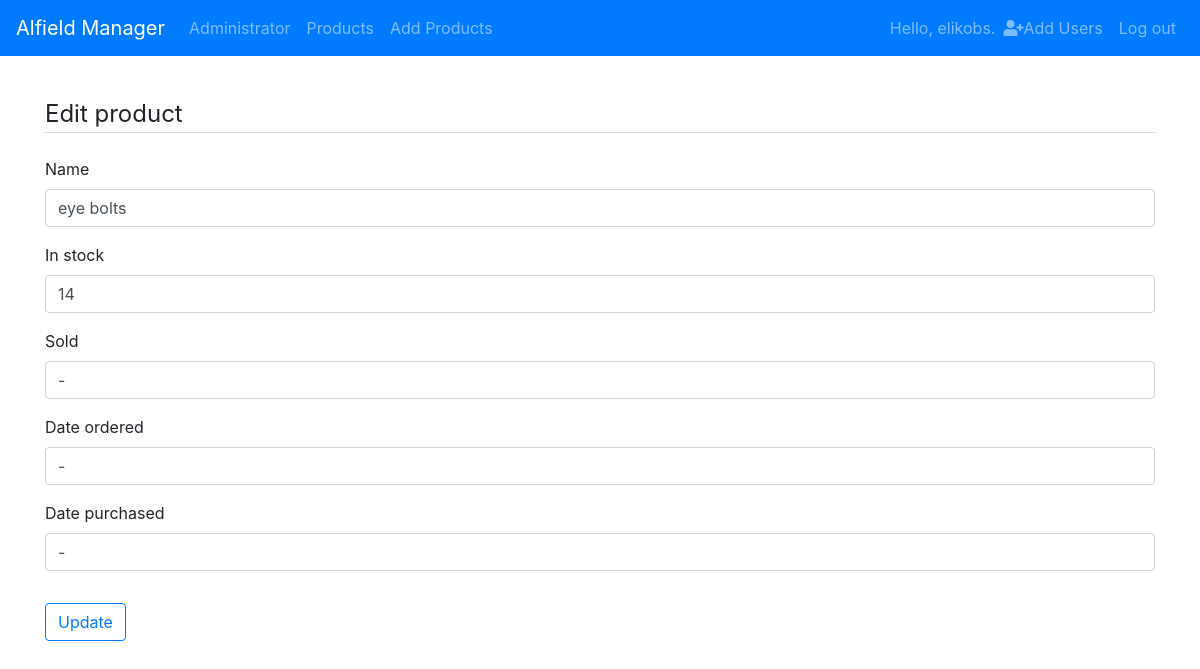
Page /products/6/update/ (signed in) on the committed database.
### alfieldmanager/models.py (models this page shows, shortened)
class Product(models.Model):
    name = models.CharField(max_length=200)
    sold = models.CharField(max_length=200)
    date_added = models.DateTimeField(default=timezone.now)
    in_stock = models.IntegerField(null=False)
    date_ordered = models.CharField(max_length=200)
    date_purchased = models.CharField(max_length=200)

### alfieldmanager/views.py (the view, shortened to what this page needs)
# urls.py: path('products/<int:pk>/update/',ProductUpdateView.as_view(),name='product_update'),
class ProductUpdateView(LoginRequiredMixin,UpdateView):
    model = Product
    form_class = ProductForm
    template_name_suffix = '_update_form'

### alfieldmanager/forms.py
class ProductForm(forms.ModelForm):
    class Meta:
        model = Product
        fields = ['name','in_stock','sold','date_ordered','date_purchased']

### alfieldmanager/templates/alfieldmanager/product_update_form.html (shortened to what this page needs)
{% extends "alfieldmanager/base.html" %} {% load bootstrap4 %} {% block content %}
<div class="content-section">
    <form method="POST">
        <fieldset class="form-group">
            <legend class="border-bottom mb-4">Edit product</legend>
            {% bootstrap_form form %}
        </fieldset>
        <div class="form-group">
            <button class="btn btn-outline-primary" type="submit">Update</button>
        </div>
    </form>
</div>
{% endblock content %}

### alfieldmanager/templates/alfieldmanager/base.html (shortened to what this page needs)
{% load bootstrap4 %}
<!DOCTYPE html>
<html lang="en">
<head>
    <link rel="stylesheet" href="https://cdnjs.cloudflare.com/ajax/libs/font-awesome/5.15.1/css/all.min.css" />
    {% bootstrap_css %} {% bootstrap_javascript jquery='full' %}
</head>
<body>
    <nav class="navbar sticky-top navbar-expand-md navbar-dark bg-primary mb-4">
        <a class="navbar-brand" href="{% url 'index'%}">
        Alfield Manager</a>
        <div class="collapse navbar-collapse" id="navbarCollapse">
            <ul class="navbar-nav mr-auto">
                {% if user.is_authenticated and request.user.is_superuser %}
                <li class="nav-item">
                    <a class="nav-link " href="{% url 'administrator' %} ">
                    Administrator</a>
                </li>
                {% endif %} {% if user.is_authenticated %}
                <li class="nav-item">
                    <a class="nav-link" href="{% url 'product' %}">
              Products</a></li>
                <li class="nav-item">
                    <a class="nav-link" href="{% url 'add_product' %}">
              Add Products</a></li>
                {% endif %}
            </ul>
            <ul class="navbar-nav ml-auto">
                {% if user.is_authenticated %}
                <li class="nav-item ">
                    <span class="navbar-text">Hello, {{ user.username }}.</span>
                </li>
                {% endif %} {% if user.is_authenticated and request.user.is_superuser %}
                <li class="nav-item">
                    <a class="nav-link " href="{% url 'register' %} "><i class="fas fa-user-plus"></i>Add Users</a>
                </li>
                {% endif %} {% if user.is_authenticated %}
                <li class="nav-item ">
                    <a class="nav-link " href="{% url 'logout' %} ">Log out</a>
                </li>
                {% endif %}
            </ul>
        </div>
    </nav>
    <main role="main " class="container ">
        <div class="pb-2 mb-2">
        </div>
        <div>
            {% block content %}{% endblock content %}
        </div>
    </main>
</body>
</html>

### rows in the picture
Product: name "eye bolts", in_stock "14", sold "-", date_ordered "-", date_purchased "-"

### other values in the picture
{{ user.username }} "elikobs"
